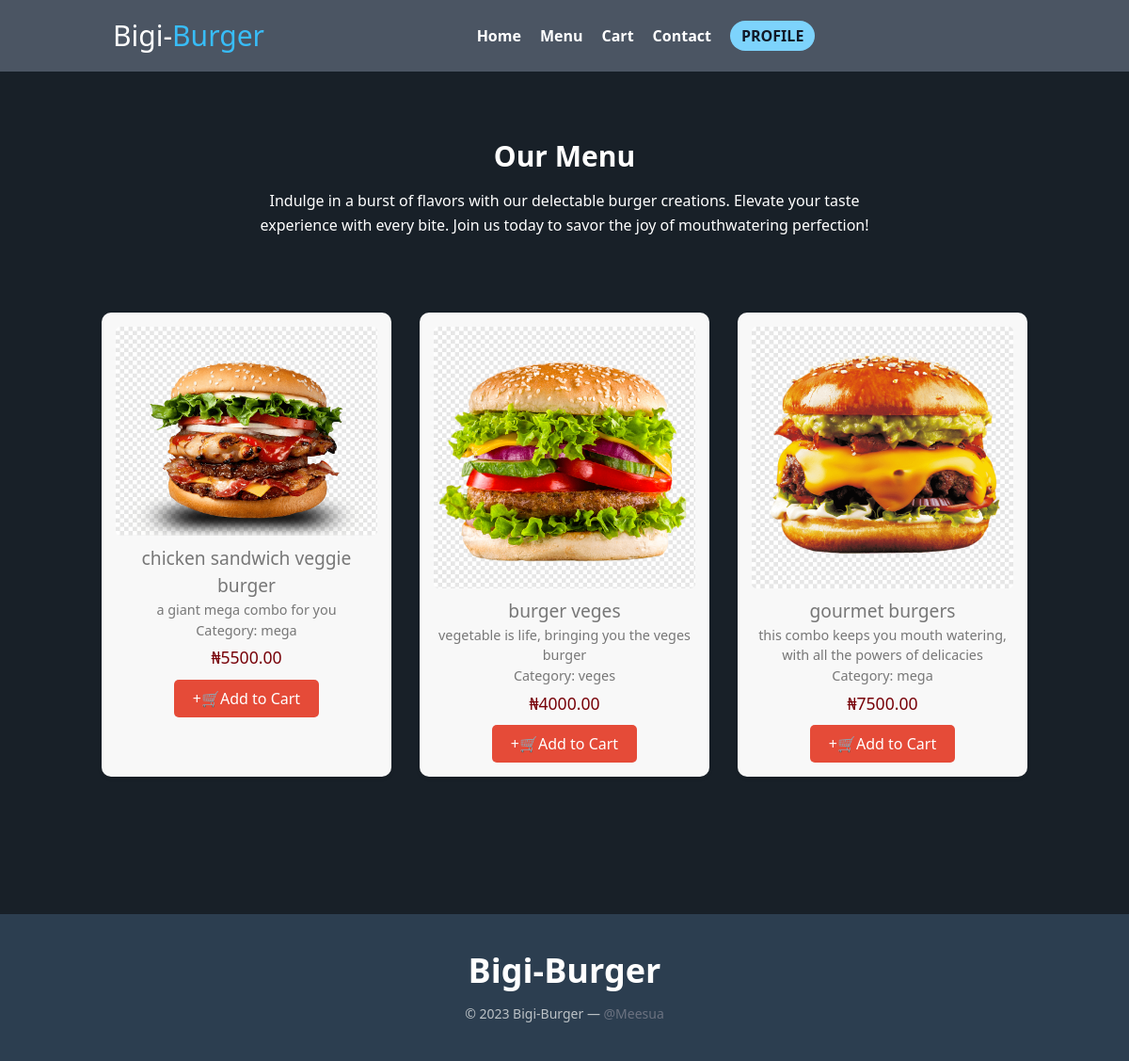
The page /menu/ (signed in) on the database its author committed.
### bigi_burger/models.py (models this page shows, shortened)
class MenuItem(models.Model):
    name = models.CharField(max_length=100)
    description = models.TextField()
    price = models.DecimalField(max_digits=8, decimal_places=2)
    category = models.ForeignKey(Category, on_delete=models.CASCADE)
    image = models.ImageField(upload_to='menu_images/')

class Category(models.Model):
    name = models.CharField(max_length=100)
    def __str__(self):
        return self.name

### bigi_burger/views.py (the view)
# urls.py: path('menu/', views.menu, name='menu'),
@login_required
def menu(request):
    items = MenuItem.objects.all()
    context = {
        'items': items
    }
    return render(request, 'menu.html', context)

### templates/menu.html (shortened to what this page needs)
{% extends 'base.html' %}
{% load static %}
{% block content %}
    <section class="text-white bg-base body-font" id="menu">
        <div class="container px-5 py-24 mx-auto">
            <div class="flex flex-col text-center w-full mb-20">
                <h1 class="sm:text-3xl text-2xl font-bold title-font mb-4 text-white">Our Menu</h1>
                <p class="lg:w-2/3 mx-auto leading-relaxed text-base">Indulge in a burst of flavors with our delectable burger creations. Elevate your taste experience with every bite. Join us today to savor the joy of mouthwatering perfection!</p>
            </div>
            <div class="container">
                <div class="menu-items">
                  {% for item in items %}
                  <div class="menu-item">
                    <img src="{{ item.image.url }}" alt="{{ item.name }}" class="menu-item-image">
                    <h2 class="menu-item-name">{{ item.name }}</h2>
                    <p class="menu-item-description">{{ item.description }}</p>
                    <p class="menu-item-description">Category: {{ item.category }}</p>
                    <p class="menu-item-price">₦{{ item.price}}</p>
                    <a href="{% url 'add_to_cart' item.id %}" class="menu-item-button">
                        <span class="add-to-cart-icon">+🛒</span>Add to Cart</a>
                  </div>
                  {% endfor %}
                </div>
            </div>
        </div>
    </section>
{% endblock %}

### templates/base.html (shortened to what this page needs)
<!DOCTYPE html>
<html lang="en">
{% load static %}
<head>
    <link rel='stylesheet' href='https://cdnjs.cloudflare.com/ajax/libs/animate.css/4.1.1/animate.min.css'>
    <link rel="stylesheet" href="{% static 'css/style.css' %}">
</head>
<body class="bg-[#182028] cursor-default">
    <header class="w-full fixed z-50 bg-gray-600 text-white">
        <div class="container mx-auto flex flex-wrap p-5 flex-col md:flex-row items-center">
            <a href="#{% url 'home' %}"
                class="flex title-font font-medium items-center text-white mb-4 md:mb-0">
                <span class="ml-3 text-3xl text-white">Bigi-<span class="text-sky-400">Burger</span> </span>
            </a>
            <nav class="md:ml-auto md:mr-auto flex flex-wrap items-center text-base justify-center"
                id="navLinks">
                <a href="{% url 'home' %}"
                    class="mr-5 hover:text-sky-400 text-white font-semibold cursor-pointer">Home</a>
                <a href="{% url 'menu' %}"
                    class="mr-5 hover:text-sky-400 text-white font-semibold cursor-pointer">Menu</a>
                <a href="{% url 'cart' %}"
                    class="mr-5 hover:text-sky-400 text-white font-semibold cursor-pointer">Cart</a>
                <a href="{% url 'contact' %}"
                    class="mr-5 hover:text-sky-400 text-white font-semibold cursor-pointer">Contact</a>
                <button
                    class="inline-flex items-center font-semibold text-gray-900 bg-sky-300 border-0 py-1 px-3 focus:outline-none hover:bg-sky-200 rounded-full mt-4 md:mt-0"
                    id="registerButton">
                    {% if user.is_authenticated %}
                    PROFILE
                    {% else %}
                    REGISTER
                    {% endif %}</button>
            </nav>
        </div>
    </header>
    <div class="hidden md:block" id="navLinks">
        <a href="{% url 'home' %}"
            class="mr-5 hover:text-sky-400 text-white font-semibold cursor-pointer">Home</a>
        <a href="{% url 'menu' %}"
            class="mr-5 hover:text-sky-400 text-white font-semibold cursor-pointer">Menu</a>
        <a href="{% url 'cart' %}"
            class="mr-5 hover:text-sky-400 text-white font-semibold cursor-pointer">Cart</a>
        <a href="{% url 'contact' %}"
            class="mr-5 hover:text-sky-400 text-white font-semibold cursor-pointer">Contact</a>
        <button
            class="inline-flex items-center font-semibold text-gray-900 bg-sky-300 border-0 py-1 px-3 focus:outline-none hover:bg-sky-200 rounded-full mt-4 md:mt-0"
            id="registerButton">
        </button>
    </div>
    <div class="container-fluid py-5">
        {% block content %}{% endblock %}
    </div>
    <footer class="bg-[#2c3e50] text-[#bdc3c7] py-10 text-center">
        <div class="footer-logo mb-4 text-4xl font-bold text-white">Bigi-Burger</div>
        <p class="footer-text text-sm">© 2023 Bigi-Burger — <a href="#"
                class="text-gray-500" target="_blank" rel="noopener noreferrer">@Meesua</a></p>
    </footer>
    <script src="https://cdn.tailwindcss.com?plugins=forms,typography,aspect-ratio,line-clamp"></script>
</body>
</html>

### static/css/style.css (style rules this page uses)
body { -ms-overflow-style: none; scrollbar-width: none; overflow-y: scroll; }
#navLinks { display: none; }
@media (min-width: 768px) { #navLinks { display: flex; } }
footer { background-color: #2c3e50; color: #bdc3c7; padding: 20px 0; text-align: center; }
.footer-logo { margin-bottom: 10px; font-size: 24px; color: #ecf0f1; }
.footer-text { font-size: 14px; }

### rows shown on the page
MenuItem: image (picture), name "chicken sandwich veggie burger", description "a giant mega combo for you", category "mega", price "5500.00"
MenuItem: image (picture), name "burger veges", description "vegetable is life, bringing you the veges burger", category "veges", price "4000.00"
MenuItem: image (picture), name "gourmet burgers", description "this combo keeps you mouth watering, with all the powers of delicacies", category "mega", price "7500.00"
